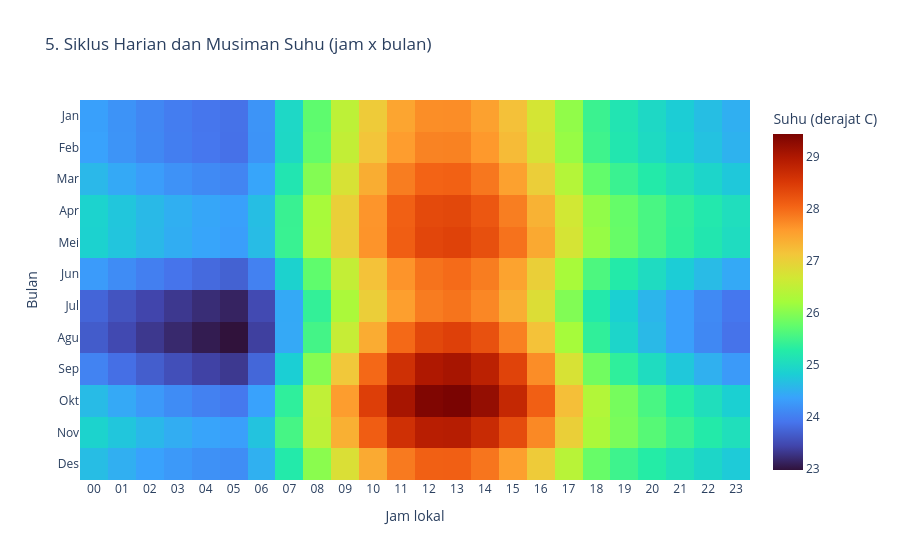

Write notebook code for a chart like this one.
### Markdown cell above
**Visualisasi 5 - Siklus musiman dan harian (density heatmap).** Suhu rata-rata per jam lokal dan per bulan, memperlihatkan pola harian sekaligus pola musiman.

### Code cell
label_bulan = ['Jan', 'Feb', 'Mar', 'Apr', 'Mei', 'Jun', 'Jul', 'Agu', 'Sep', 'Okt', 'Nov', 'Des']
fig5 = px.imshow(
    matriks_suhu.to_numpy(), x=[f'{jam:02d}' for jam in range(24)], y=label_bulan,
    aspect='auto', color_continuous_scale='Turbo',
    labels=dict(x='Jam lokal', y='Bulan', color='Suhu (derajat C)'),
    title='5. Siklus Harian dan Musiman Suhu (jam x bulan)',
)
fig5.show()

### Figure 1 — Plotly figure (JSON) as saved in the notebook; plotly's stock layout.template omitted (floating-point values rounded to 4 significant figures; data arrays with more than 128 entries replaced by an {"elided": "..."} marker saying what was removed)
{"data": [{"coloraxis": "coloraxis", "hovertemplate": "Jam lokal: %{x}<br>Bulan: %{y}<br>Suhu (derajat C): %{z}<extra></extra>", "name": "0", "type": "heatmap", "x": ["00", "01", "02", "03", "04", "05", "06", "07", "08", "09", "10", "11", "12", "13", "14", "15", "16", "17", "18", "19", "20", "21", "22", "23"], "xaxis": "x", "y": ["Jan", "Feb", "Mar", "Apr", "Mei", "Jun", "Jul", "Agu", "Sep", "Okt", "Nov", "Des"], "yaxis": "y", "z": {"elided": "12x24 float values"}}], "layout": {"coloraxis": {"autocolorscale": false, "colorbar": {"title": {"text": "Suhu (derajat C)"}}, "colorscale": [[0.0, "#30123b"], [0.07143, "#4145ab"], [0.1429, "#4675ed"], [0.2143, "#39a2fc"], [0.2857, "#1bcfd4"], [0.3571, "#24eca6"], [0.4286, "#61fc6c"], [0.5, "#a4fc3b"], [0.5714, "#d1e834"], [0.6429, "#f3c63a"], [0.7143, "#fe9b2d"], [0.7857, "#f36315"], [0.8571, "#d93806"], [0.9286, "#b11901"], [1.0, "#7a0402"]]}, "title": {"text": "5. Siklus Harian dan Musiman Suhu (jam x bulan)"}, "xaxis": {"anchor": "y", "domain": [0.0, 1.0], "title": {"text": "Jam lokal"}}, "yaxis": {"anchor": "x", "autorange": "reversed", "domain": [0.0, 1.0], "title": {"text": "Bulan"}}}}
